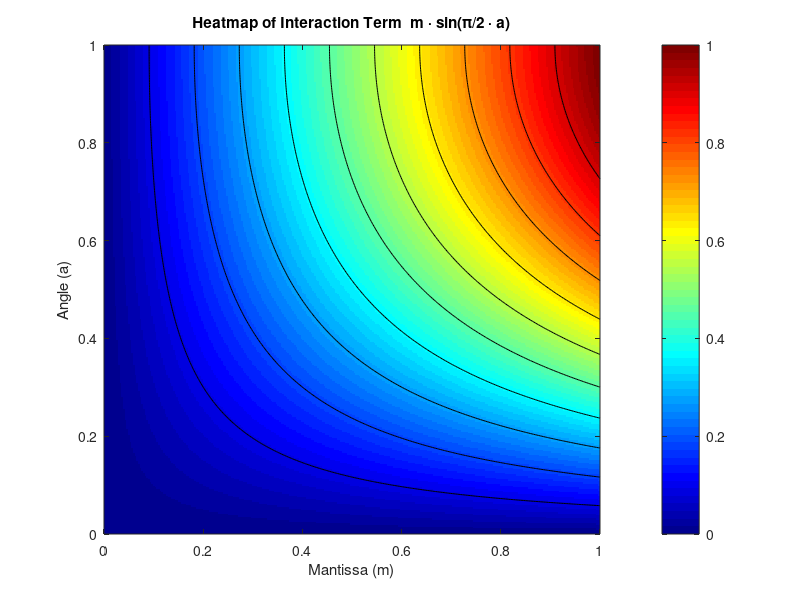

Source code (MATLAB):
clear; clc; close all;

% Grid
Nm = 300;
Na = 300;

m = linspace(0,1,Nm);
a = linspace(0,1,Na);

[M,A] = meshgrid(m,a);

% Exact interaction component
Interaction = M .* sin(pi/2 * A);

% Normalize for visualization
Interaction_norm = Interaction / max(Interaction(:));

figure;
imagesc(m, a, Interaction_norm);
set(gca,'YDir','normal');
colormap jet;
colorbar;

xlabel('Mantissa (m)');
ylabel('Angle (a)');
title('Heatmap of Interaction Term  m · sin(\pi/2 · a)');

hold on;
contour(m, a, Interaction_norm, 10, 'k');
hold off;
